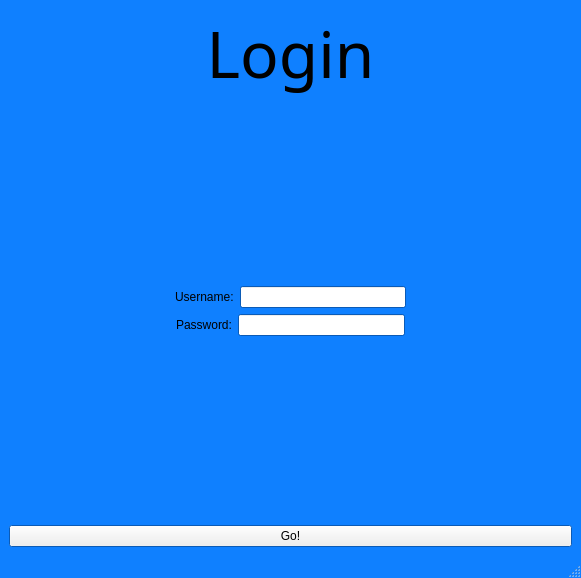
<?xml version="1.0" encoding="UTF-8"?>
<ui version="4.0">
 <class>MainWindow</class>
 <widget class="QMainWindow" name="MainWindow">
  <property name="geometry">
   <rect>
    <x>0</x>
    <y>0</y>
    <width>581</width>
    <height>578</height>
   </rect>
  </property>
  <property name="palette">
   <palette>
    <active>
     <colorrole role="Base">
      <brush brushstyle="SolidPattern">
       <color alpha="255">
        <red>255</red>
        <green>255</green>
        <blue>255</blue>
       </color>
      </brush>
     </colorrole>
     <colorrole role="Window">
      <brush brushstyle="SolidPattern">
       <color alpha="255">
        <red>15</red>
        <green>128</green>
        <blue>255</blue>
       </color>
      </brush>
     </colorrole>
    </active>
    <inactive>
     <colorrole role="Base">
      <brush brushstyle="SolidPattern">
       <color alpha="255">
        <red>255</red>
        <green>255</green>
        <blue>255</blue>
       </color>
      </brush>
     </colorrole>
     <colorrole role="Window">
      <brush brushstyle="SolidPattern">
       <color alpha="255">
        <red>15</red>
        <green>128</green>
        <blue>255</blue>
       </color>
      </brush>
     </colorrole>
    </inactive>
    <disabled>
     <colorrole role="Base">
      <brush brushstyle="SolidPattern">
       <color alpha="255">
        <red>15</red>
        <green>128</green>
        <blue>255</blue>
       </color>
      </brush>
     </colorrole>
     <colorrole role="Window">
      <brush brushstyle="SolidPattern">
       <color alpha="255">
        <red>15</red>
        <green>128</green>
        <blue>255</blue>
       </color>
      </brush>
     </colorrole>
    </disabled>
   </palette>
  </property>
  <property name="windowTitle">
   <string>MainWindow</string>
  </property>
  <widget class="QWidget" name="centralwidget">
   <layout class="QGridLayout" name="gridLayout">
    <item row="0" column="0">
     <layout class="QVBoxLayout" name="verticalLayout">
      <item>
       <widget class="QLabel" name="label">
        <property name="font">
         <font>
          <family>Futura</family>
          <pointsize>48</pointsize>
          <italic>false</italic>
         </font>
        </property>
        <property name="text">
         <string>Login</string>
        </property>
        <property name="alignment">
         <set>Qt::AlignCenter</set>
        </property>
        <property name="indent">
         <number>2</number>
        </property>
       </widget>
      </item>
      <item>
       <spacer name="verticalSpacer">
        <property name="orientation">
         <enum>Qt::Vertical</enum>
        </property>
        <property name="sizeHint" stdset="0">
         <size>
          <width>20</width>
          <height>40</height>
         </size>
        </property>
       </spacer>
      </item>
      <item>
       <layout class="QHBoxLayout" name="horizontalLayout">
        <item>
         <spacer name="horizontalSpacer">
          <property name="orientation">
           <enum>Qt::Horizontal</enum>
          </property>
          <property name="sizeHint" stdset="0">
           <size>
            <width>40</width>
            <height>20</height>
           </size>
          </property>
         </spacer>
        </item>
        <item>
         <widget class="QLabel" name="label_2">
          <property name="text">
           <string>Username:</string>
          </property>
         </widget>
        </item>
        <item>
         <widget class="QLineEdit" name="username_input">
          <property name="text">
           <string/>
          </property>
         </widget>
        </item>
        <item>
         <spacer name="horizontalSpacer_2">
          <property name="orientation">
           <enum>Qt::Horizontal</enum>
          </property>
          <property name="sizeHint" stdset="0">
           <size>
            <width>40</width>
            <height>20</height>
           </size>
          </property>
         </spacer>
        </item>
       </layout>
      </item>
      <item>
       <layout class="QHBoxLayout" name="horizontalLayout_2">
        <item>
         <spacer name="horizontalSpacer_3">
          <property name="orientation">
           <enum>Qt::Horizontal</enum>
          </property>
          <property name="sizeHint" stdset="0">
           <size>
            <width>40</width>
            <height>20</height>
           </size>
          </property>
         </spacer>
        </item>
        <item>
         <widget class="QLabel" name="label_3">
          <property name="text">
           <string>Password:</string>
          </property>
         </widget>
        </item>
        <item>
         <widget class="QLineEdit" name="password_input">
          <property name="text">
           <string/>
          </property>
         </widget>
        </item>
        <item>
         <spacer name="horizontalSpacer_4">
          <property name="orientation">
           <enum>Qt::Horizontal</enum>
          </property>
          <property name="sizeHint" stdset="0">
           <size>
            <width>40</width>
            <height>20</height>
           </size>
          </property>
         </spacer>
        </item>
       </layout>
      </item>
      <item>
       <spacer name="verticalSpacer_2">
        <property name="orientation">
         <enum>Qt::Vertical</enum>
        </property>
        <property name="sizeHint" stdset="0">
         <size>
          <width>20</width>
          <height>40</height>
         </size>
        </property>
       </spacer>
      </item>
      <item>
       <widget class="QPushButton" name="go_btn">
        <property name="text">
         <string>Go!</string>
        </property>
       </widget>
      </item>
     </layout>
    </item>
   </layout>
  </widget>
  <widget class="QStatusBar" name="statusbar"/>
 </widget>
 <resources/>
 <connections/>
</ui>
